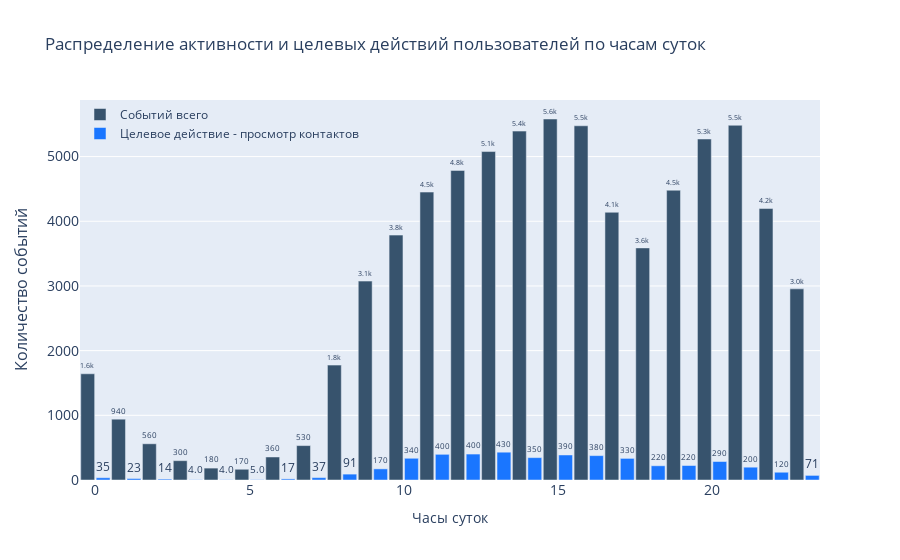

The notebook cell saved with this chart:
### Code cell
pair_bar_chart(x=total_h['event_hour'],
               y_1=total_h['events'],
               y_2=total_h['contacts_show'],
               name_1='Событий всего',
               name_2='Целевое действие - просмотр контактов',
               plot_title='Распределение активности и целевых действий пользователей по часам суток',
               xaxis_t='Часы суток',
               yaxis_t='Количество событий')

### Figure 1 — Plotly figure (JSON) as saved in the notebook; plotly's stock layout.template omitted (floating-point values rounded to 4 significant figures)
{"data": [{"marker": {"color": "rgb(55, 83, 109)"}, "name": "Событий всего", "text": [1642, 940, 560, 299, 184, 166, 356, 532, 1776, 3075, 3786, 4451, 4786, 5078, 5394, 5581, 5476, 4139, 3588, 4480, 5272, 5484, 4197, 2955], "textposition": "outside", "texttemplate": "%{text:.2s}", "type": "bar", "x": [0, 1, 2, 3, 4, 5, 6, 7, 8, 9, 10, 11, 12, 13, 14, 15, 16, 17, 18, 19, 20, 21, 22, 23], "y": [1642, 940, 560, 299, 184, 166, 356, 532, 1776, 3075, 3786, 4451, 4786, 5078, 5394, 5581, 5476, 4139, 3588, 4480, 5272, 5484, 4197, 2955]}, {"marker": {"color": "rgb(26, 118, 255)"}, "name": "Целевое действие - просмотр контактов", "text": [35, 23, 14, 4, 4, 5, 17, 37, 91, 172, 336, 397, 401, 430, 346, 387, 377, 334, 220, 224, 286, 198, 120, 71], "textposition": "outside", "texttemplate": "%{text:.2s}", "type": "bar", "x": [0, 1, 2, 3, 4, 5, 6, 7, 8, 9, 10, 11, 12, 13, 14, 15, 16, 17, 18, 19, 20, 21, 22, 23], "y": [35, 23, 14, 4, 4, 5, 17, 37, 91, 172, 336, 397, 401, 430, 346, 387, 377, 334, 220, 224, 286, 198, 120, 71]}], "layout": {"autosize": true, "bargap": 0, "bargroupgap": 0.1, "barmode": "group", "legend": {"bgcolor": "rgba(255, 255, 255, 0)", "bordercolor": "rgba(255, 255, 255, 0)", "x": 0, "y": 1}, "title": {"text": "Распределение активности и целевых действий пользователей по часам суток"}, "xaxis": {"autorange": true, "range": [-0.5, 23.5], "tickfont": {"size": 14}, "title": {"text": "Часы суток"}, "type": "linear"}, "yaxis": {"autorange": true, "range": [0, 5875.0], "tickfont": {"size": 14}, "title": {"font": {"size": 16}, "text": "Количество событий"}, "type": "linear"}}}
